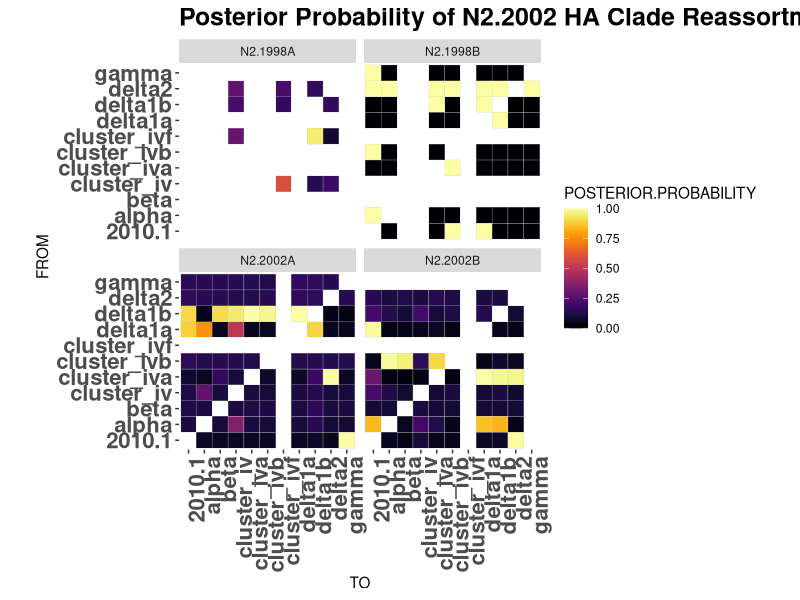
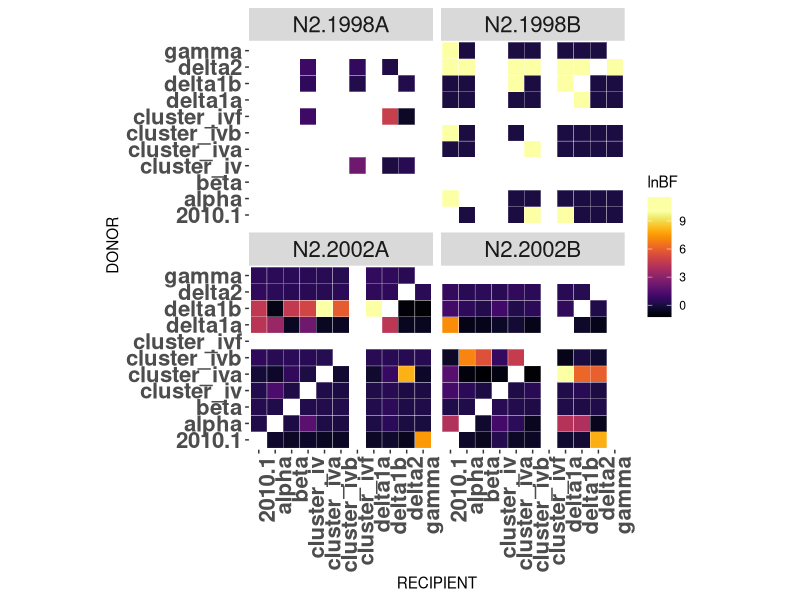

Here is the R script that generated these plots, in order:
library(ggplot2)
library(reshape2)
library(viridis)

#Load data
d98A <- read.csv("98A.txt", sep="\t")
d98B <- read.csv("98B.txt", sep="\t")
d02A <- read.csv("02A.txt", sep="\t")
d02B <- read.csv("02B.txt", sep="\t")

#Add n2 variable
d98A$N2 <- "N2.1998A"
d98B$N2 <- "N2.1998B"
d02A$N2 <- "N2.2002A"
d02B$N2 <- "N2.2002B"

#Merge the 4 DFs
merged_N2 <- rbind(d98A, d98B, d02A, d02B)
merged_N2$logBF = log(merged_N2$BAYES_FACTOR)

#Remove less significant reassortments from the image
merged_N2 <- merged_N2[!(merged_N2$FROM == "pdmh1"),]
merged_N2 <- merged_N2[!(merged_N2$FROM == "unknown"),]
merged_N2 <- merged_N2[!(merged_N2$FROM == "cluster_ivd"),]
merged_N2 <- merged_N2[!(merged_N2$FROM == "delta-like"),]
merged_N2 <- merged_N2[!(merged_N2$FROM == "cluster_ive"),]
merged_N2 <- merged_N2[!(merged_N2$FROM == "cluster_ivc"),]
merged_N2 <- merged_N2[!(merged_N2$FROM == "location13"),]


merged_N2 <- merged_N2[!(merged_N2$TO == "pdmh1"),]
merged_N2 <- merged_N2[!(merged_N2$TO == "unknown"),]
merged_N2 <- merged_N2[!(merged_N2$TO == "cluster_ivd"),]
merged_N2 <- merged_N2[!(merged_N2$TO == "delta-like"),]
merged_N2 <- merged_N2[!(merged_N2$TO == "cluster_ive"),]
merged_N2 <- merged_N2[!(merged_N2$TO == "cluster_ivc"),]
merged_N2 <- merged_N2[!(merged_N2$TO == "location13"),]

#Replace -Inf with zero for time being
merged_N2$logBF[!is.finite(merged_N2$logBF)] = 0

#############
# FIGURE S8 #
#############
#Plot ln(BF)

tiff('test.tiff', units="in", width=13.5, height=13.5, res=300, compression = 'lzw')

ggplot(data = merged_N2, aes(x=TO, y=FROM, fill=logBF)) + 
  geom_tile(color="white") + 
  coord_equal() +
  ylab(label = "DONOR") + 
  xlab(label = "RECIPIENT") + 
  #scale_fill_viridis(option="inferno") + 
  scale_fill_viridis(name = "lnBF",
                     option="inferno",
    rescaler = function(x, to = c(0, 1), from = NULL) {
    ifelse(x<10, 
           scales::rescale(x,
                           to = to,
                           from = c(min(x, na.rm = TRUE), 10)),
           1)
    }) +
  #ggtitle("N2.2002 Ln Bayes Factor of HA Clade Reassortment") + 
  theme(axis.text.x = element_text(angle = 90, hjust = 1,size = 16,face = "bold"),
        strip.text.x = element_text(size = 16),
        plot.title = element_text(size=18,face="bold"),
        axis.text.y = element_text(size = 16,face = "bold"),
        panel.background = element_blank()) + 
  facet_wrap(~N2, ncol = 2)

dev.off()

#FIGURE4
#Plot posterior prob
ggplot(data = merged_N2, aes(x=TO, y=FROM, fill=POSTERIOR.PROBABILITY)) + 
  geom_tile(color="gray80") + 
  coord_equal() +
  scale_fill_viridis(option="inferno") +
  ggtitle("Posterior Probability of N2.2002 HA Clade Reassortment") + 
  theme(axis.text.x = element_text(angle = 90, hjust = 1,size = 16,face = "bold"),
        plot.title = element_text(size=18,face="bold"),
        axis.text.y = element_text(size = 16,face = "bold"),
        panel.background = element_blank()) +
  facet_wrap(~N2, ncol = 2)

